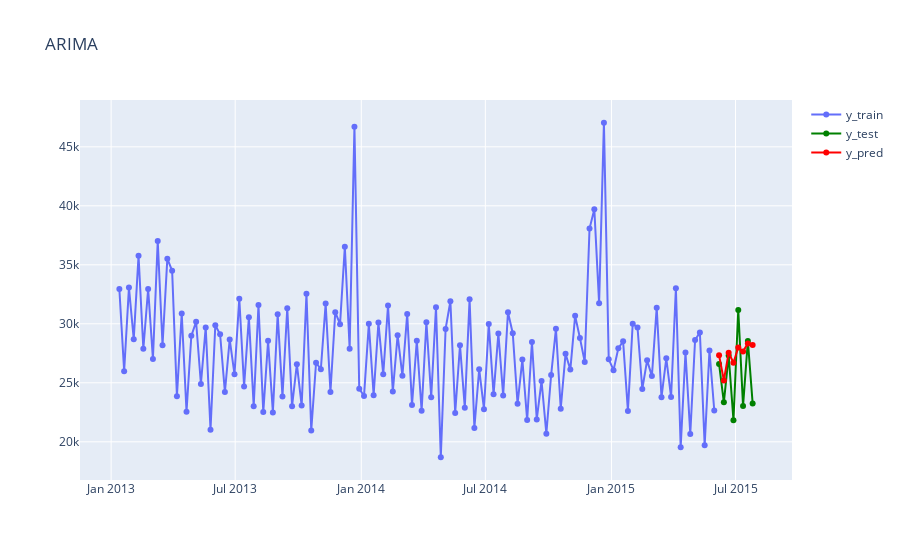

The cell this chart's notebook holds for it:
### Code cell
ARIMAmodel = ARIMA(y_train_tmp, order = (5, 1, 2))
ARIMAmodel = ARIMAmodel.fit()

models_dict["ARIMA"] = ARIMAmodel


y_pred = ARIMAmodel.get_forecast(len(y_test.index))
y_pred_df = y_pred.conf_int(alpha = 0.05) 
y_pred_df["Predictions"] = ARIMAmodel.predict(start = y_pred_df.index[0], end = y_pred_df.index[-1])
y_pred_df.index = y_test.index
y_pred_out = y_pred_df["Predictions"] 

fig = go.Figure()
fig.add_traces(go.Scatter(x=y_train.index, y=y_train.values, mode='lines+markers', name = "y_train"))
fig.add_traces(go.Scatter(x=y_test.index, y=y_test.values, mode='lines+markers', name = "y_test", line=dict(color="green")) )
fig.add_traces(go.Scatter(x=y_pred_out.index, y=y_pred_out.values, mode='lines+markers', name = "y_pred", line=dict(color="red")))
fig.update_layout(title="ARIMA")
fig.show()
